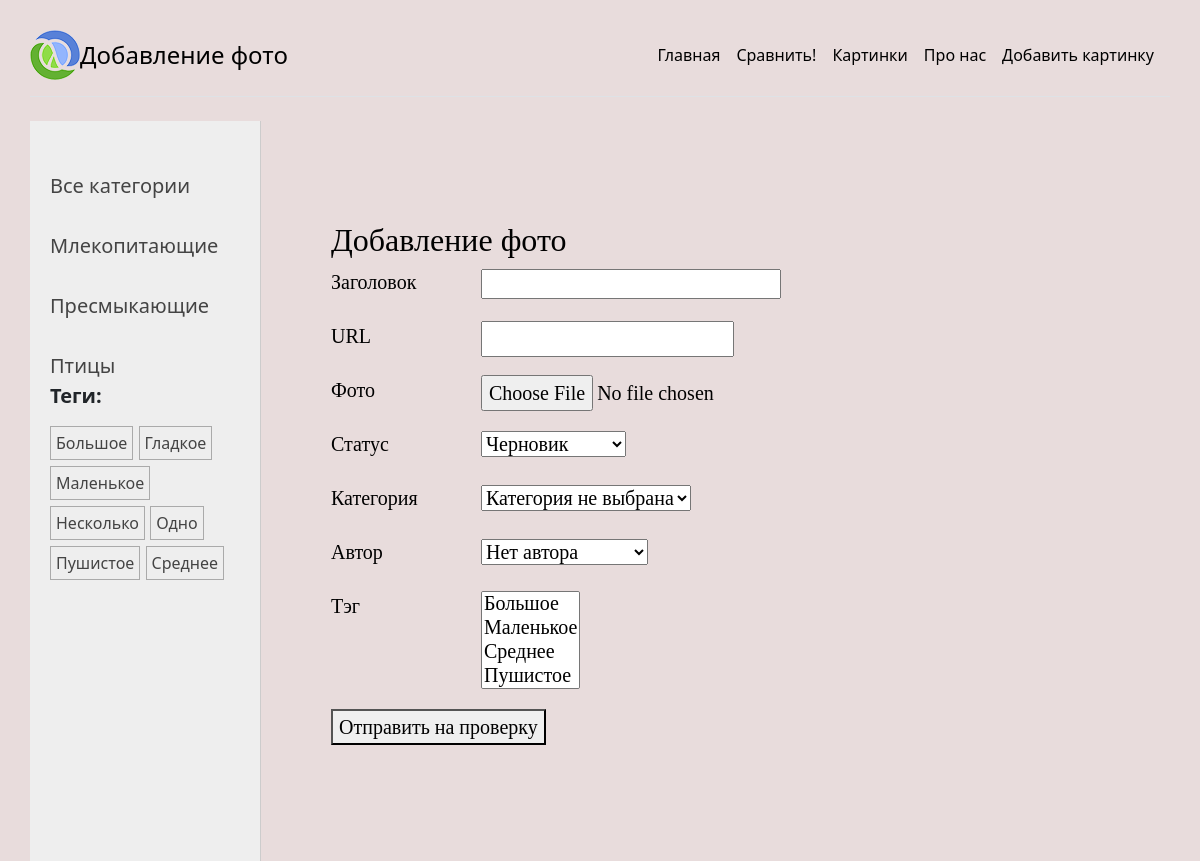
The page /addpage/ on the database its author committed.
### myFirstProject/models.py (models this page shows)
class Category(models.Model):
    name = models.CharField(max_length=100, db_index=True, verbose_name="Категория")
    slug = models.SlugField(max_length=255, unique=True, db_index=True)
    class Meta:
        verbose_name = "Категория"
        verbose_name_plural = "Категории"
    def __str__(self):
        return self.name
    def get_absolute_url(self):
        return reverse('category', kwargs={'cat_slug': self.slug})

class TagPost(models.Model):
    tag = models.CharField(max_length=100, db_index=True)
    slug = models.SlugField(max_length=255, unique=True, db_index=True)
    def __str__(self):
        return self.tag
    def get_absolute_url(self):
        return reverse('tag', kwargs={'tag_slug': self.slug})

### myFirstProject/views.py (the view)
# urls.py: path('addpage/', views.AddPage.as_view(), name='addpage'),
class AddPage(DataMixin, CreateView):
    form_class = AddPostForm
    template_name = 'myFirstProject/addpage.html'
    success_url = reverse_lazy('home')
    title_page = 'Добавление фото'

### myFirstProject/forms.py (shortened to what this page needs)
class AddPostForm(forms.ModelForm):
    cat = forms.ModelChoiceField(queryset=Category.objects.all(), empty_label="Категория не выбрана", label="Категория")
    author = forms.ModelChoiceField(queryset=Author.objects.all(), empty_label="Нет автора", required=False, label="Автор")
    class Meta:
        model = Photo
        fields = ['title', 'slug', 'content', 'is_published',
                  'cat', 'author', 'tags']
        widgets = {
            'title': forms.TextInput(attrs={'class': 'form-input'}),
        }
        labels = {'slug': 'URL'}

### myFirstProject/models.py (called while the page is built)
    def __str__(self):
        return self.name

### myFirstProject/templatetags/photo_tags.py (called while the page is built)
@register.inclusion_tag('myFirstProject/list_categories.html')
def show_categories(cat_selected=0):
    cats = Category.objects.annotate(total=Count("posts")).filter(total__gt=0)
    return {'cats': cats, 'cat_selected': cat_selected}

@register.inclusion_tag('myFirstProject/list_tags.html')
def show_all_tags():
    return {'tags': TagPost.objects.annotate(total=Count("tags")).filter(total__gt=0)}

### myFirstProject/templates/myFirstProject/addpage.html (shortened to what this page needs)
{% extends 'base.html' %}
{% block content %}
<h1>{{title}}</h1>
<form action="" method="POST" enctype="multipart/form-data">
    {%for f in form %}
    <p><label class="form-label" for="{{f.id_for_label }}">{{f.label}}</label>{{ f }}</p>
    {% endfor %}
    <button type="submit">Отправить на проверку</button></p>
</form>
{% endblock %}

### myFirstProject/templates/myFirstProject/list_categories.html
{% for cat in cats %}
{% if cat.id == cat_selected %}
<li class="selected"> {{cat.name}}</li>
{% else %}
<li><a href="{{ cat.get_absolute_url }}">{{cat.name}}</a></li>
{% endif %}
{% endfor %}

### myFirstProject/templates/myFirstProject/list_tags.html
{% if tags %}
    <p><b>Теги:</b></p>
    <ul class="tags-list">
        {% for t in tags %}
        <li><a href="{{t.get_absolute_url}}">{{t.tag}}</a></li>
        {% endfor %}
    </ul>
{% endif %}

### myFirstProject/static/myFirstProject/css/styles.css (style rules this page uses)
html, body { font-family: 'Arial'; margin: 0; padding: 0; height: 100%; width: 100%; color: #444; }
a { color: #0059b2; text-decoration: none; }
.left-chapters ul { width: 230px; margin: 0; padding: 20px 10px 10px 20px; list-style: none; font-size: 20px; }
.left-chapters ul li { margin: 30px 0 0 0; color: #999; }
.left-chapters ul li a { color: #444; text-decoration: none; }
ul.tags-list { width: 100%; margin: 0; padding: 0; list-style: none; }
ul.tags-list li { margin: 0; padding: 0 0 10px; display: inline-block; }
ul.tags-list li a { padding: 5px; font-size: 16px; border: 1px solid #aaa; }
.content-text h1 { font-size: 32px; }
.form-input { width: 300px; font-size: 16px; }
.form-label { display: inline-block; min-width: 150px; vertical-align: top; }

### myFirstProject/static/myFirstProject/css/base.css (style rules this page uses)
body { padding: 2.5%; height: 100vh; font-weight: bold; }

### myFirstProject/templates/base.html (style rules this page uses)
body { background-color: #e8dcdc; }

### rows shown on the page
Category: name "Млекопитающие"
Category: name "Пресмыкающие"
Category: name "Птицы"
TagPost: tag "Большое"
TagPost: tag "Гладкое"
TagPost: tag "Маленькое"
TagPost: tag "Несколько"
TagPost: tag "Одно"
TagPost: tag "Пушистое"
TagPost: tag "Среднее"

### other values the page prints
{{ content }} "Добавление фото"
{{ dict.key_1 }} "Главная"
{{ dict.key_2 }} "Сравнить!"
{{ dict.key_3 }} "Картинки"
{{ dict.key_4 }} "Про нас"
{{ dict.key_5 }} "Добавить картинку"
{{ title }} "Добавление фото"
{{ f.label }} "Заголовок" "URL" "Фото" "Статус" "Категория" "Автор" "Тэг"
